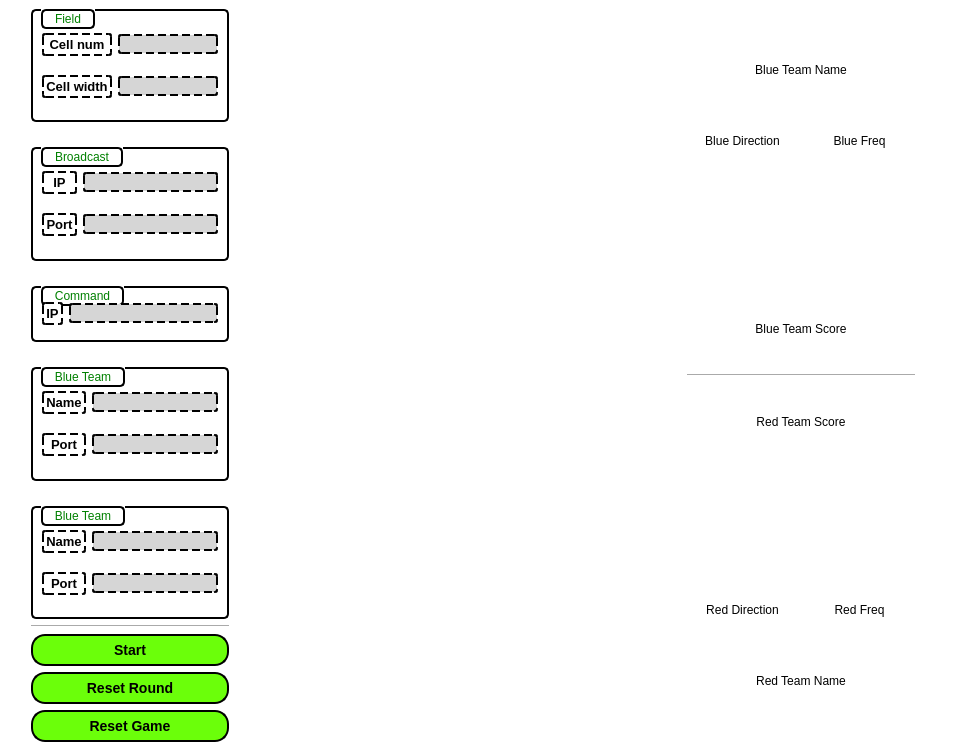
<?xml version="1.0" encoding="UTF-8"?>
<ui version="4.0">
 <class>MainWindow</class>
 <widget class="QMainWindow" name="MainWindow">
  <property name="geometry">
   <rect>
    <x>0</x>
    <y>0</y>
    <width>955</width>
    <height>751</height>
   </rect>
  </property>
  <property name="windowTitle">
   <string>MainWindow</string>
  </property>
  <widget class="QWidget" name="centralwidget">
   <property name="styleSheet">
    <string notr="true">background-color: white;</string>
   </property>
   <layout class="QGridLayout" name="gridLayout_8" columnstretch="1,4,20,3,1">
    <item row="0" column="0">
     <spacer name="horizontalSpacer">
      <property name="orientation">
       <enum>Qt::Horizontal</enum>
      </property>
      <property name="sizeHint" stdset="0">
       <size>
        <width>17</width>
        <height>724</height>
       </size>
      </property>
     </spacer>
    </item>
    <item row="0" column="1">
     <widget class="QWidget" name="widget_config" native="true">
      <property name="styleSheet">
       <string notr="true">QGroupBox {
    border: 2px solid black;
	border-radius: 5px;
    margin-top: 1em;
}

QGroupBox::title {
	border: 2px solid black;
	border-radius: 5px;
	color: green;
    subcontrol-origin: margin;
    left: 10;
    padding: 1 10 1 10;
}

QLabel {
    border: 2px dashed black;
    padding: 2px;
    border-radius: 3px;
	font: bold 13px;
}

QLineEdit {
    border: 2px dashed black;
    border-radius: 3px;
    padding: 0 8px;
    background: rgb(214, 214, 214);
    selection-background-color: darkgray;
}

QPushButton {
    background-color: rgb(107, 255, 10);
    border: 2px solid black;
    border-radius: 14px;
    font: bold 14px;
    padding: 6px;
}
QPushButton:hover {
    background-color: rgb(15, 172, 0);
    border: 2px solid black;
    border-radius: 14px;
    font: bold 14px;
    padding: 6px;
}
QPushButton:pressed {
    background-color: rgb(15, 172, 0);
    border: 3px solid black;
    border-radius: 14px;
    font: bold 15px;
    padding: 6px;
}
</string>
      </property>
      <layout class="QGridLayout" name="gridLayout_6" rowstretch="6,1,6,1,3,1,6,1,6,1,1,1,1">
       <property name="leftMargin">
        <number>0</number>
       </property>
       <property name="topMargin">
        <number>0</number>
       </property>
       <property name="rightMargin">
        <number>0</number>
       </property>
       <property name="bottomMargin">
        <number>0</number>
       </property>
       <item row="0" column="0">
        <widget class="QGroupBox" name="groupBox">
         <property name="title">
          <string>Field</string>
         </property>
         <layout class="QGridLayout" name="gridLayout">
          <item row="0" column="1">
           <widget class="QLineEdit" name="lineEdit_field_cellnum"/>
          </item>
          <item row="1" column="1">
           <widget class="QLineEdit" name="lineEdit_field_cellwidth"/>
          </item>
          <item row="1" column="0">
           <widget class="QLabel" name="label_2">
            <property name="text">
             <string>Cell width</string>
            </property>
            <property name="alignment">
             <set>Qt::AlignCenter</set>
            </property>
           </widget>
          </item>
          <item row="0" column="0">
           <widget class="QLabel" name="label">
            <property name="text">
             <string>Cell num</string>
            </property>
            <property name="alignment">
             <set>Qt::AlignCenter</set>
            </property>
           </widget>
          </item>
         </layout>
        </widget>
       </item>
       <item row="1" column="0">
        <spacer name="verticalSpacer">
         <property name="orientation">
          <enum>Qt::Vertical</enum>
         </property>
         <property name="sizeHint" stdset="0">
          <size>
           <width>198</width>
           <height>2</height>
          </size>
         </property>
        </spacer>
       </item>
       <item row="2" column="0">
        <widget class="QGroupBox" name="groupBox_2">
         <property name="title">
          <string>Broadcast</string>
         </property>
         <layout class="QGridLayout" name="gridLayout_2">
          <item row="0" column="0">
           <widget class="QLabel" name="label_3">
            <property name="text">
             <string>IP</string>
            </property>
            <property name="alignment">
             <set>Qt::AlignCenter</set>
            </property>
           </widget>
          </item>
          <item row="0" column="1">
           <widget class="QLineEdit" name="lineEdit_broadcast_ip"/>
          </item>
          <item row="1" column="0">
           <widget class="QLabel" name="label_4">
            <property name="text">
             <string>Port</string>
            </property>
            <property name="alignment">
             <set>Qt::AlignCenter</set>
            </property>
           </widget>
          </item>
          <item row="1" column="1">
           <widget class="QLineEdit" name="lineEdit_broadcast_port"/>
          </item>
         </layout>
        </widget>
       </item>
       <item row="3" column="0">
        <spacer name="verticalSpacer_2">
         <property name="orientation">
          <enum>Qt::Vertical</enum>
         </property>
         <property name="sizeHint" stdset="0">
          <size>
           <width>198</width>
           <height>2</height>
          </size>
         </property>
        </spacer>
       </item>
       <item row="4" column="0">
        <widget class="QGroupBox" name="groupBox_3">
         <property name="title">
          <string>Command</string>
         </property>
         <layout class="QGridLayout" name="gridLayout_3">
          <item row="0" column="1">
           <widget class="QLineEdit" name="lineEdit_command_ip"/>
          </item>
          <item row="0" column="0">
           <widget class="QLabel" name="label_5">
            <property name="text">
             <string>IP</string>
            </property>
            <property name="alignment">
             <set>Qt::AlignCenter</set>
            </property>
           </widget>
          </item>
         </layout>
        </widget>
       </item>
       <item row="5" column="0">
        <spacer name="verticalSpacer_3">
         <property name="orientation">
          <enum>Qt::Vertical</enum>
         </property>
         <property name="sizeHint" stdset="0">
          <size>
           <width>198</width>
           <height>2</height>
          </size>
         </property>
        </spacer>
       </item>
       <item row="6" column="0">
        <widget class="QGroupBox" name="groupBox_4">
         <property name="title">
          <string>Blue Team</string>
         </property>
         <layout class="QGridLayout" name="gridLayout_4">
          <item row="0" column="0">
           <widget class="QLabel" name="label_6">
            <property name="text">
             <string>Name</string>
            </property>
            <property name="alignment">
             <set>Qt::AlignCenter</set>
            </property>
           </widget>
          </item>
          <item row="0" column="1">
           <widget class="QLineEdit" name="lineEdit_blueteam_name"/>
          </item>
          <item row="1" column="0">
           <widget class="QLabel" name="label_7">
            <property name="text">
             <string>Port</string>
            </property>
            <property name="alignment">
             <set>Qt::AlignCenter</set>
            </property>
           </widget>
          </item>
          <item row="1" column="1">
           <widget class="QLineEdit" name="lineEdit_blueteam_port"/>
          </item>
         </layout>
        </widget>
       </item>
       <item row="7" column="0">
        <spacer name="verticalSpacer_4">
         <property name="orientation">
          <enum>Qt::Vertical</enum>
         </property>
         <property name="sizeHint" stdset="0">
          <size>
           <width>198</width>
           <height>2</height>
          </size>
         </property>
        </spacer>
       </item>
       <item row="8" column="0">
        <widget class="QGroupBox" name="groupBox_5">
         <property name="title">
          <string>Blue Team</string>
         </property>
         <layout class="QGridLayout" name="gridLayout_5">
          <item row="0" column="0">
           <widget class="QLabel" name="label_8">
            <property name="text">
             <string>Name</string>
            </property>
            <property name="alignment">
             <set>Qt::AlignCenter</set>
            </property>
           </widget>
          </item>
          <item row="0" column="1">
           <widget class="QLineEdit" name="lineEdit_redteam_name"/>
          </item>
          <item row="1" column="0">
           <widget class="QLabel" name="label_9">
            <property name="text">
             <string>Port</string>
            </property>
            <property name="alignment">
             <set>Qt::AlignCenter</set>
            </property>
           </widget>
          </item>
          <item row="1" column="1">
           <widget class="QLineEdit" name="lineEdit_redteam_port"/>
          </item>
         </layout>
        </widget>
       </item>
       <item row="9" column="0">
        <widget class="Line" name="line">
         <property name="orientation">
          <enum>Qt::Horizontal</enum>
         </property>
        </widget>
       </item>
       <item row="10" column="0">
        <widget class="QPushButton" name="pushButton_start_stop">
         <property name="text">
          <string>Start</string>
         </property>
        </widget>
       </item>
       <item row="11" column="0">
        <widget class="QPushButton" name="pushButton_resetround">
         <property name="text">
          <string>Reset Round</string>
         </property>
        </widget>
       </item>
       <item row="12" column="0">
        <widget class="QPushButton" name="pushButton_resetgame">
         <property name="text">
          <string>Reset Game</string>
         </property>
        </widget>
       </item>
      </layout>
     </widget>
    </item>
    <item row="0" column="2">
     <widget class="QWidget" name="widget_game" native="true"/>
    </item>
    <item row="0" column="3">
     <widget class="QWidget" name="widget_board" native="true">
      <layout class="QGridLayout" name="gridLayout_7" rowstretch="1,2,1,1,5,3,1,3,5,1,1,2,1">
       <item row="0" column="0" colspan="2">
        <spacer name="verticalSpacer_5">
         <property name="orientation">
          <enum>Qt::Vertical</enum>
         </property>
         <property name="sizeHint" stdset="0">
          <size>
           <width>228</width>
           <height>20</height>
          </size>
         </property>
        </spacer>
       </item>
       <item row="1" column="0" colspan="2">
        <widget class="QLabel" name="label_blueteam_name">
         <property name="text">
          <string>Blue Team Name</string>
         </property>
         <property name="alignment">
          <set>Qt::AlignCenter</set>
         </property>
        </widget>
       </item>
       <item row="2" column="0" colspan="2">
        <spacer name="verticalSpacer_7">
         <property name="orientation">
          <enum>Qt::Vertical</enum>
         </property>
         <property name="sizeHint" stdset="0">
          <size>
           <width>228</width>
           <height>19</height>
          </size>
         </property>
        </spacer>
       </item>
       <item row="3" column="0">
        <widget class="QLabel" name="label_blueteam_dir">
         <property name="text">
          <string>Blue Direction</string>
         </property>
         <property name="alignment">
          <set>Qt::AlignCenter</set>
         </property>
        </widget>
       </item>
       <item row="3" column="1">
        <widget class="QLabel" name="label_blueteam_freq">
         <property name="text">
          <string>Blue Freq</string>
         </property>
         <property name="alignment">
          <set>Qt::AlignCenter</set>
         </property>
        </widget>
       </item>
       <item row="4" column="0" colspan="2">
        <spacer name="verticalSpacer_9">
         <property name="orientation">
          <enum>Qt::Vertical</enum>
         </property>
         <property name="sizeHint" stdset="0">
          <size>
           <width>20</width>
           <height>110</height>
          </size>
         </property>
        </spacer>
       </item>
       <item row="5" column="0" colspan="2">
        <widget class="QLabel" name="label_blueteam_score">
         <property name="text">
          <string>Blue Team Score</string>
         </property>
         <property name="alignment">
          <set>Qt::AlignCenter</set>
         </property>
        </widget>
       </item>
       <item row="6" column="0" colspan="2">
        <widget class="Line" name="line_2">
         <property name="orientation">
          <enum>Qt::Horizontal</enum>
         </property>
        </widget>
       </item>
       <item row="7" column="0" colspan="2">
        <widget class="QLabel" name="label_redteam_score">
         <property name="text">
          <string>Red Team Score</string>
         </property>
         <property name="alignment">
          <set>Qt::AlignCenter</set>
         </property>
        </widget>
       </item>
       <item row="8" column="0" colspan="2">
        <spacer name="verticalSpacer_10">
         <property name="orientation">
          <enum>Qt::Vertical</enum>
         </property>
         <property name="sizeHint" stdset="0">
          <size>
           <width>20</width>
           <height>110</height>
          </size>
         </property>
        </spacer>
       </item>
       <item row="9" column="0">
        <widget class="QLabel" name="label_redteam_dir">
         <property name="text">
          <string>Red Direction</string>
         </property>
         <property name="alignment">
          <set>Qt::AlignCenter</set>
         </property>
        </widget>
       </item>
       <item row="9" column="1">
        <widget class="QLabel" name="label_redteam_freq">
         <property name="text">
          <string>Red Freq</string>
         </property>
         <property name="alignment">
          <set>Qt::AlignCenter</set>
         </property>
        </widget>
       </item>
       <item row="10" column="0" colspan="2">
        <spacer name="verticalSpacer_8">
         <property name="orientation">
          <enum>Qt::Vertical</enum>
         </property>
         <property name="sizeHint" stdset="0">
          <size>
           <width>228</width>
           <height>19</height>
          </size>
         </property>
        </spacer>
       </item>
       <item row="11" column="0" colspan="2">
        <widget class="QLabel" name="label_redteam_name">
         <property name="text">
          <string>Red Team Name</string>
         </property>
         <property name="alignment">
          <set>Qt::AlignCenter</set>
         </property>
        </widget>
       </item>
       <item row="12" column="0" colspan="2">
        <spacer name="verticalSpacer_6">
         <property name="orientation">
          <enum>Qt::Vertical</enum>
         </property>
         <property name="sizeHint" stdset="0">
          <size>
           <width>228</width>
           <height>20</height>
          </size>
         </property>
        </spacer>
       </item>
      </layout>
     </widget>
    </item>
    <item row="0" column="4">
     <spacer name="horizontalSpacer_2">
      <property name="orientation">
       <enum>Qt::Horizontal</enum>
      </property>
      <property name="sizeHint" stdset="0">
       <size>
        <width>17</width>
        <height>724</height>
       </size>
      </property>
     </spacer>
    </item>
   </layout>
  </widget>
 </widget>
 <resources/>
 <connections/>
</ui>
